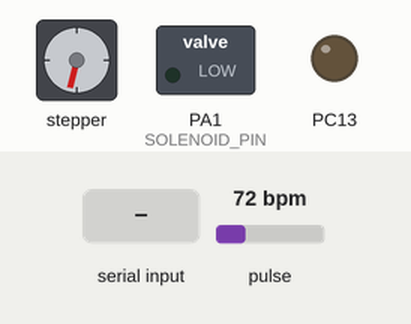
Bench run of a program on a simulated STM32 Blue Pill. On the bench: stepper motor, switched loads named in the program (green lamp = pin HIGH), output pins drawn as LEDs (lit = HIGH). Wiring (inferred from the names in the program): stepper motor driver (200 steps per turn assumed): step PB12; direction PB13; enable PB14. Dashed ring = blinking. Inputs (shaded band) come from the test bench; at power-on: pulse 72 bpm. Pins used as bus, display or sensor lines are not drawn.

Above: at 2.2 s.
2.3 s: pulse set to 42 bpm
At 2.69 s:
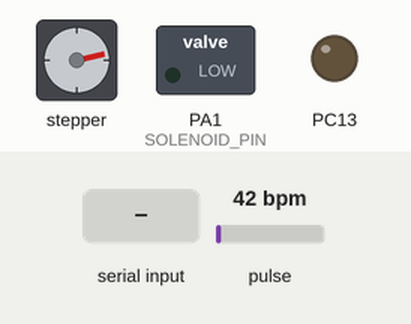
At 4.52 s:
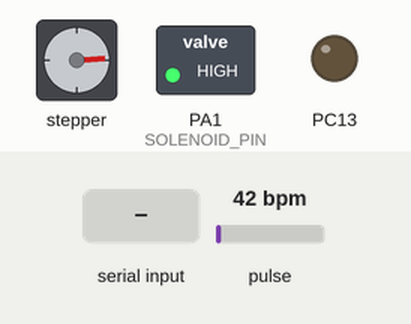
5.3 s: pulse set to 70 bpm
8.3 s: pulse set to 100 bpm
At 8.79 s:
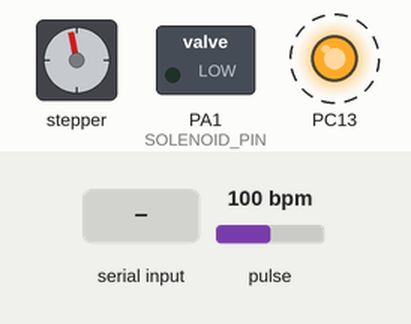
11.3 s: pulse set to 130 bpm
14.3 s: "<EMO:>" received over the second serial link
17.3 s: pulse set to 158 bpm
At 17.95 s:
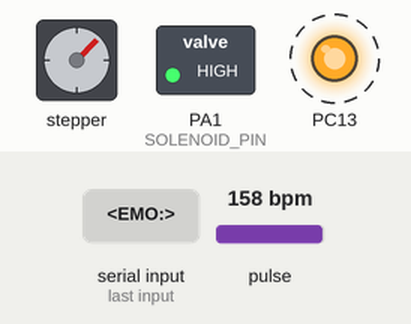
Timing chart, 0 to 24.7 s (numbered marks = the images above; inputs shaded):
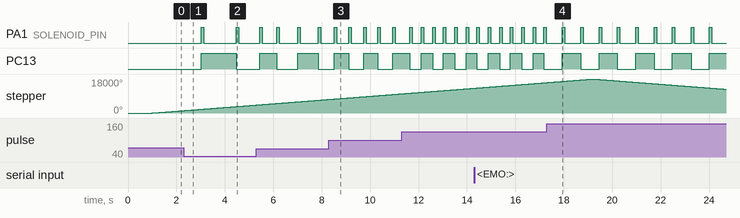

The program:

main.cpp
```cpp
/*
 * ============================================================
 *  心率 × 情绪 → 步进电机运动控制系统
 *  硬件：STM32F103 + MAX30102 心率传感器 + TB6600 步进驱动器 + 电磁铁
 *
 *  工作原理：
 *    1. MAX30102 实时采集心率 (BPM)
 *    2. PC 通过串口发送情绪标签 (如 anger / neutral / surprise 等)
 *    3. 根据 BPM 和情绪，计算步进电机的运动速度和重复次数
 *    4. 每次检测到心跳，触发电磁铁弹出 100ms (模拟心跳触感)
 *    5. 电机持续上行/下行往复，无需手指一直放在传感器上
 *
 *  串口格式：
 *    STM32 → PC：<W:波形值,B:BPM值,E:情绪>      例：<W:45.2,B:72.0,E:neutral>
 *    PC → STM32：<EMO:情绪标签>                   例：<EMO:anger>
 * ============================================================
 */

#include <Arduino.h>
#include <Wire.h>
#include <HardwareSerial.h>
#include <MAX30105.h>

// ============================================================
//  硬件实例
// ============================================================

// 使用 PA10(RX) / PA9(TX) 作为串口1，连接 PC
HardwareSerial Serial1(PA10, PA9);

// MAX30102 心率传感器实例
MAX30105 sensor;


// ============================================================
//  引脚定义
// ============================================================

// 电磁铁
#define SOLENOID_PIN  PA1   // 电磁铁控制引脚，HIGH=弹出，LOW=收回

// 步进电机 (接 TB6600 驱动器)
#define PUL_PIN  PB12       // 脉冲信号 → TB6600 PUL-
#define DIR_PIN  PB13       // 方向信号 → TB6600 DIR-
#define EN_PIN   PB14       // 使能信号 → TB6600 EN-（LOW=使能）

// STM32 板载 LED（用于心跳指示，每次检测到心跳翻转一次）
// PC13 已在 setup() 中设为 OUTPUT，此处无需 #define


// ============================================================
//  常量定义
// ============================================================

// 步进电机单程脉冲数
// 计算：行程 10cm，丝杆导程 8mm/圈，需 10cm/0.8cm = 12.5 圈
// TB6600 细分设为 800 步/圈，则单程 = 12.5 × 800 = 10000 脉冲
const long STEPS_PER_TRIP = 10000;

// STM32F103 定时器时钟频率 (72 MHz)
// 用于将"目标频率(Hz)"换算成 ARR 寄存器值
const uint32_t TIMER_CLOCK_HZ = 72000000;

// 电机最短单周期时间 (秒)，防止频率过高导致 ISR 来不及执行
// 对应最高 toggleFreq = (10000 / 2.0) * 2 = 10000 Hz，安全边际充足
const float MIN_CYCLE_TIME = 2.5;

// 电机最长单周期时间 (秒)，用于无人/异常心率时的默认慢速运动
const float MAX_CYCLE_TIME = 30.0;

// 电磁铁单次弹出持续时间 (毫秒)
const unsigned long SOLENOID_PULSE_MS = 100;


// ============================================================
//  全局变量 —— 电磁铁
// ============================================================

// 记录电磁铁应该自动关闭的时间戳 (millis)
// 上电初始为 0，第一帧 millis() > 0 会执行一次 LOW，无害
unsigned long solenoidOffTime = 0;


// ============================================================
//  全局变量 —— 心率传感器
// ============================================================

long  lastBeatTime    = 0;      // 上次检测到心跳的时间戳 (ms)
float smoothedIR      = 0;      // IR 信号的指数平滑值（用于滤波）
int beatAvg = 75;               // BPM 平均值，初始为 75，后续根据实际测得的 BPM 更新
float lastSmoothedIR  = 0;      // 上一帧的平滑 IR 值（用于计算差分）
float currentBPM      = 0;      // 当前心率 (次/分钟)，0 表示尚未测得
bool  isPulseRising   = false;  // 标记当前是否处于脉搏上升沿阶段


// ============================================================
//  全局变量 —— 串口通信 & 情绪状态
// ============================================================

String serialBuffer  = "";        // 串口接收缓冲区（逐字符拼接）
String currentEmotion = "neutral"; // 当前情绪标签，默认 neutral


// ============================================================
//  全局变量 —— 步进电机 & 状态机
// ============================================================

// 状态机的三个状态
enum SystemState {
  STATE_IDLE,        // 空闲：等待心率数据，或一个完整动作周期结束后重新决策
  STATE_MOVING_UP,   // 上行中：电机正在向上运动
  STATE_MOVING_DOWN  // 下行中：电机正在向下归位
};
SystemState sysState = STATE_IDLE;  // 初始状态为空闲

// ISR 与主循环之间共享的变量，必须声明为 volatile（防止编译器优化掉）
volatile long stepsRemaining = 0;    // 当前单程还剩多少脉冲未发出
volatile bool motionComplete = false; // ISR 通知主循环：单程已走完
volatile bool pulseState     = false; // 当前脉冲引脚的电平状态（true=高，false=低）

int   targetCycles    = 0;    // 当前决策锁定的往复次数（1 或 2）
float currentCycleTime = 6.0; // 当前决策锁定的单周期时长（秒），上下各占一半

// 记录上一次决策时是否处于"无人/默认慢速"模式
// 用于在每次下行结束时判断模式是否切换，若切换则立即重新决策
bool wasDefaultMode = true;

// 硬件定时器指针（使用 TIM2）
HardwareTimer *stepperTimer;


// ============================================================
//  工具函数：浮点数线性映射
//  将 x 从 [in_min, in_max] 线性映射到 [out_min, out_max]
//  等价于 Arduino 内置 map()，但支持浮点数
// ============================================================
float mapFloat(float x, float in_min, float in_max, float out_min, float out_max) {
  return (x - in_min) * (out_max - out_min) / (in_max - in_min) + out_min;
}


// ============================================================
//  定时器中断服务函数 (ISR)
//  每次定时器溢出时自动调用，负责在后台持续发送脉冲给 TB6600
//
//  原理：每次 ISR 翻转一次 PUL 引脚电平
//        高→低→高→低... 每两次翻转 = 一个完整脉冲
//        TB6600 在上升沿或下降沿计步（取决于接线），此处在下降沿计数
//
//  注意：ISR 内禁止使用 digitalWrite（太慢），直接操作 GPIOB 寄存器
//        BSRR 寄存器写入对应位 → 置高
//        BRR  寄存器写入对应位 → 拉低
// ============================================================
void stepperISR() {
  if (stepsRemaining > 0) {
    // 翻转脉冲状态
    pulseState = !pulseState;

    if (pulseState) {
      GPIOB->BSRR = GPIO_PIN_12;  // PB12 置高（上升沿）
    } else {
      GPIOB->BRR = GPIO_PIN_12;   // PB12 拉低（下降沿）
      stepsRemaining--;            // 下降沿完成，计为一个完整脉冲
    }
  } else if (!motionComplete) {
    // 脉冲发完，停止定时器，通知主循环
    // !motionComplete 防止重复触发（定时器停止前可能还有一次中断挂起）
    stepperTimer->pause();
    motionComplete = true;
  }
}


// ============================================================
//  串口解析函数
//  非阻塞地读取串口缓冲区，解析来自 PC 的情绪指令
//  指令格式：<EMO:情绪标签>  例：<EMO:anger>
//  < 表示帧开始，> 表示帧结束
// ============================================================
void processSerial() {
  while (Serial1.available() > 0) {
    char c = Serial1.read();
    if (c == '<') {
      serialBuffer = "";                          // 遇到 < 清空缓冲，开始新帧
    } else if (c == '>') {
      if (serialBuffer.startsWith("EMO:")) {      // 帧结束，判断是否为情绪指令
        currentEmotion = serialBuffer.substring(4); // 提取情绪标签
        currentEmotion.trim();                    // 去除可能的空白/换行符
      }
    } else {
      serialBuffer += c;                          // 普通字符，追加到缓冲
    }
  }
}


// ============================================================
//  核心决策引擎
//  根据当前 BPM 和情绪，计算并锁定本次动作的速度和重复次数
//  结果写入全局变量 currentCycleTime 和 targetCycles
//
//  设计逻辑：
//    - BPM 决定基础速度因子 hr_factor（BPM 越高越快）
//    - 情绪决定叠加速度因子 emo_factor（激烈情绪更快）
//    - 最终周期时长 = 6.0 / (hr_factor × emo_factor)
//    - 硬限速：单周期不得低于 MIN_CYCLE_TIME 秒（防止频率过高卡死）
// ============================================================
void calculateMotionParameters() {

  // —— 情况1：心率极高（>130 BPM），渐变过渡到最慢速，避免突变 ——
  if (currentBPM > 130) {
    float hr_factor = mapFloat(currentBPM, 130, 160, 0.25, 0.1);
    if (hr_factor < 0.1) hr_factor = 0.1;          // 底限保护
    currentCycleTime = 6.0 / hr_factor;
    if (currentCycleTime > MAX_CYCLE_TIME) currentCycleTime = MAX_CYCLE_TIME;
    targetCycles = 1;
    return;
  }

  // —— 情况2：心率极低/无人（<40 BPM），执行默认慢速待机运动 ——
  if (currentBPM < 40) {
    currentCycleTime = MAX_CYCLE_TIME;  // 30 秒一个完整周期，非常缓慢
    targetCycles = 1;
    return;
  }

  // —— 情况3：正常心率范围（40~130 BPM），计算 hr_factor ——
  // hr_factor 越大 → cycleTime 越小 → 电机越快
  float hr_factor = 1.0;
  if (currentBPM >= 40 && currentBPM <= 60) {
    hr_factor = 2.0;                                          // 低心率：慢速（因子大=cycleTime小=快？）
  } else if (currentBPM > 60 && currentBPM < 80) {
    hr_factor = mapFloat(currentBPM, 60, 80, 2.0, 1.0);      // 60~80：线性从快到标准
  } else if (currentBPM >= 80 && currentBPM <= 90) {
    hr_factor = 1.0;                                          // 80~90：标准速度
  } else if (currentBPM > 90 && currentBPM <= 130) {
    hr_factor = mapFloat(currentBPM, 90, 130, 1.0, 0.25);    // 90~130：线性从标准到快
  }

  // —— 情绪因子 & 重复次数 ——
  // emo_factor 越大 → cycleTime 越小 → 电机越快
  // cycles：某些情绪需要连续执行两个往复周期再重新采样
  float emo_factor = 1.0;
  int   cycles     = 1;

  if      (currentEmotion == "anger"    || currentEmotion == "fear")    { emo_factor = 2.0; cycles = 2; }
  else if (currentEmotion == "contempt" || currentEmotion == "disgust") { emo_factor = 1.5; cycles = 1; }
  else if (currentEmotion == "neutral")                                  { emo_factor = 1.0; cycles = 1; }
  else if (currentEmotion == "happiness"|| currentEmotion == "sadness") { emo_factor = 0.7; cycles = 1; }
  else if (currentEmotion == "surprise" || currentEmotion == "surpris") { emo_factor = 0.5; cycles = 2; }

  // —— 融合计算最终周期时长 ——
  currentCycleTime = 6.0 / (hr_factor * emo_factor);

  // —— 机械安全限速：单周期不得低于 MIN_CYCLE_TIME 秒 ——
  // 防止 toggleFreq 过高导致 ISR 来不及执行而卡死
  if (currentCycleTime < MIN_CYCLE_TIME) {
    currentCycleTime = MIN_CYCLE_TIME;
  }

  targetCycles = cycles;
}


// ============================================================
//  启动单程运动
//  isUp = true  → 上行（DIR 高电平）
//  isUp = false → 下行（DIR 低电平）
//
//  关键步骤顺序（顺序不能乱！）：
//    1. pause()           先停定时器，确保 setOverflow 时定时器不在运行
//    2. delayMicroseconds 给 TB6600 的 DIR 信号足够的建立时间（≥5μs）
//    3. 切换 DIR 方向
//    4. 原子操作重置所有状态变量
//    5. 直接写 ARR 寄存器设置频率（绕开 HardwareTimer 避免误触发中断）
//    6. resume() 启动定时器
// ============================================================
void startTrip(bool isUp) {
  // 步骤1：先停定时器，不依赖 ISR 里的 pause()
  stepperTimer->pause();

  // 步骤2：等待 TB6600 确认最后一个脉冲，并为 DIR 切换提供建立时间
  delayMicroseconds(10);

  // 步骤3：切换方向
  digitalWrite(DIR_PIN, isUp ? HIGH : LOW);

  // 步骤4：原子操作，防止 ISR 在重置过程中介入
  noInterrupts();
  stepsRemaining = STEPS_PER_TRIP;  // 重置脉冲计数
  motionComplete = false;            // 清除完成标志
  pulseState     = false;            // 脉冲状态从 LOW 开始，保证第一个脉冲是完整的上升沿
  digitalWrite(PUL_PIN, LOW);        // 引脚电平与 pulseState 同步
  interrupts();

  // 步骤5：计算目标频率，直接写 TIM2 寄存器
  // 单程时间 = currentCycleTime / 2（上行或下行各占一半周期）
  // 每个完整脉冲需要两次 ISR 翻转（高+低），所以中断频率 = 脉冲数 / 单程时间 × 2
  float tripTime   = currentCycleTime / 2.0;
  float toggleFreq = (STEPS_PER_TRIP / tripTime) * 2.0;

  // 安全限幅（理论范围约 667Hz ~ 100kHz）
  if (toggleFreq > 100000) toggleFreq = 100000;
  if (toggleFreq < 1)      toggleFreq = 1;

  // 直接写 ARR 寄存器：ARR = (定时器时钟 / 目标频率) - 1
  // 不使用 setOverflow()，避免其内部触发更新事件导致 ISR 误触发
  // 不使用 TIM2->EGR = UG，避免更新事件唤醒已挂起的中断
  // TIM2->CNT = 0 只归零计数器，不产生任何事件
  TIM2->ARR = (uint32_t)(TIMER_CLOCK_HZ / toggleFreq) - 1;
  TIM2->CNT = 0;

  // 步骤6：启动定时器，ISR 开始在后台发脉冲
  stepperTimer->resume();
}


// ============================================================
//  初始化
// ============================================================
void setup() {
  // 板载 LED（心跳指示）
  pinMode(PC13, OUTPUT);

  // 电磁铁
  pinMode(SOLENOID_PIN, OUTPUT);
  digitalWrite(SOLENOID_PIN, LOW);  // 上电默认收回

  // 步进电机引脚
  pinMode(PUL_PIN, OUTPUT);
  pinMode(DIR_PIN, OUTPUT);
  pinMode(EN_PIN,  OUTPUT);
  digitalWrite(EN_PIN,  LOW);  // LOW = 使能驱动器
  digitalWrite(PUL_PIN, LOW);  // 脉冲引脚默认低电平

  // 串口（115200 波特率）
  Serial1.begin(115200);
  delay(1000);  // 等待串口稳定

  // 初始化 MAX30102
  Wire.begin();
  if (!sensor.begin(Wire, I2C_SPEED_FAST)) {
    Serial1.println("MAX30102 NOT FOUND!");
    while (1);  // 传感器未找到，死循环报错
  }
  // 参数：LED亮度=0x3F, 采样平均=8, LED模式=2(红+红外), 采样率=100Hz, 脉宽=411us, ADC量程=4096
  sensor.setup(0x3F, 8, 2, 100, 411, 4096);

  // 初始化硬件定时器 TIM2，绑定 ISR
  stepperTimer = new HardwareTimer(TIM2);
  stepperTimer->attachInterrupt(stepperISR);
  // 注意：此时不 resume()，等到第一次 startTrip() 才启动

  Serial1.println("System Ready.");
}


// ============================================================
//  主循环
//  完全非阻塞设计（除 delayMicroseconds(10) 外无任何阻塞操作）
//  每次 loop 约 10ms（delay(10) 决定），足够响应心率和串口事件
// ============================================================
void loop() {

  // ── 1. 解析来自 PC 的情绪指令 ──────────────────────────────
  processSerial();


  // ── 2. 读取心率传感器 ──────────────────────────────────────
  long rawIR      = sensor.getIR();
  bool validFinger = (rawIR > 50000);  // IR 值 > 50000 认为有手指放置
  float plotWave  = 0;                 // 发送给 PC 的波形值，无手指时为 0

  if (validFinger) {
    // 指数平滑滤波：新值权重 0.2，历史权重 0.8，平滑噪声同时保留趋势
    if (smoothedIR == 0) smoothedIR = rawIR;  // 首次初始化，避免从 0 爬升
    smoothedIR = smoothedIR * 0.8 + rawIR * 0.2;

    float diff = smoothedIR - lastSmoothedIR;  // 差分：正值=上升，负值=下降

    // 忽略幅度过大的跳变（通常是手指抖动噪声）
    if (abs(diff) <= 800) {
      // 检测上升沿：差分 > 15 且之前不在上升阶段
      if (diff > 15 && !isPulseRising) {
        isPulseRising = true;
      }
      // 检测峰值过后的下降沿：确认为一次完整心跳
      if (isPulseRising && diff < 0) {
        long delta = millis() - lastBeatTime;
        if (delta > 400) {  // 400ms 防抖，对应最高 150 BPM
          lastBeatTime = millis();
          currentBPM = 60000.0 / delta;  // 由两次心跳间隔换算为 BPM

          if (currentBPM > 40 && currentBPM < 160) {
            // 加权平均平滑 BPM，防止单次异常跳变影响控制
            beatAvg = (beatAvg * 3 + currentBPM) / 4;

            // 板载 LED 翻转，直观显示心跳
            digitalToggle(PC13);

            // 触发电磁铁弹出（模拟心跳触感）
            digitalWrite(SOLENOID_PIN, HIGH);
            solenoidOffTime = millis() + SOLENOID_PULSE_MS;
          }
        }
        isPulseRising = false;  // 本次心跳处理完毕，等待下一次上升沿
      }
    }

    // 将差分值限幅后作为波形数据发送给 PC（用于 UI 显示）
    plotWave = constrain(diff, -100, 100);
    lastSmoothedIR = smoothedIR;

  } else {
    // 手指离开：重置传感器状态，但保留 currentBPM
    // 保留 BPM 的目的：电机可以继续按最后一次测量值运动，不会突然停下
    smoothedIR    = 0;
    isPulseRising = false;
    currentBPM    = 0;    // ★ 新增这行：手指离开，BPM 立刻归零
  }

  // 向 PC 发送实时数据（无论有无手指都发送，维持 PC 端 UI 刷新）
  // 格式：<W:波形,B:BPM,E:情绪>
  Serial1.print("<W:");
  Serial1.print(plotWave, 1);
  Serial1.print(",B:");
  Serial1.print(currentBPM, 1);
  Serial1.println(">");


  // ── 3. 步进电机状态机 ──────────────────────────────────────
  switch (sysState) {

    case STATE_IDLE:
      // 只要曾经测到过心率（currentBPM > 0），就开始运动
      // 即使手指临时离开，也按最后一次 BPM 继续运行
        calculateMotionParameters();  // 决策：锁定速度和重复次数
        startTrip(true);              // 开始上行
        sysState = STATE_MOVING_UP;
      break;

    case STATE_MOVING_UP:
      // ISR 在后台倒计数，走完后置 motionComplete = true
      if (motionComplete) {
        startTrip(false);             // 上行完毕，开始下行归位
        sysState = STATE_MOVING_DOWN;
      }
      break;

    case STATE_MOVING_DOWN: {
      if (motionComplete) {
        targetCycles--;               // 本次完整往复完成，剩余次数减一

        // 检查模式是否切换（BPM 从 <40 变为 >=40，或反向）
        bool isDefaultMode = (currentBPM < 40);

        if (targetCycles > 0 && isDefaultMode == wasDefaultMode) {
          // 还有剩余周期，且模式未切换：继续同速上行
          startTrip(true);
          sysState = STATE_MOVING_UP;
        } else {
          // 周期跑完，或模式切换：回到 IDLE 重新决策
          wasDefaultMode = isDefaultMode;
          sysState = STATE_IDLE;
        }
      }
      break;
    }
  }


  // ── 4. 电磁铁自动收回 ──────────────────────────────────────
  // 非阻塞：每帧检查是否到达关闭时间
  if (solenoidOffTime > 0 && millis() > solenoidOffTime) {
    digitalWrite(SOLENOID_PIN, LOW);
    solenoidOffTime = 0;  // 清零，避免重复触发
  }


  // ── 5. 循环节拍控制 ────────────────────────────────────────
  // 10ms 延时：防止 I2C 总线被占满，同时控制串口发送频率
  // 对电机控制无影响（电机由定时器 ISR 在后台独立驱动）
  delay(10);
}
```

spo2_algorithm.cpp
```cpp
#include "spo2_algorithm.h"
#include <stdint.h>

void maxim_heart_rate_and_oxygen_saturation(
    uint32_t *irBuffer,
    int32_t bufferLength,
    uint32_t *redBuffer,
    int32_t *spo2,
    int8_t *validSPO2,
    int32_t *heartRate,
    int8_t *validHeartRate)
{
    *heartRate = 75;
    *spo2 = 98;
    *validHeartRate = 1;
    *validSPO2 = 1;
}
```

spo2_algorithm.h
```cpp
#ifndef SPO2_ALGORITHM_H
#define SPO2_ALGORITHM_H

#include <stdint.h>

void maxim_heart_rate_and_oxygen_saturation(
    uint32_t *irBuffer,
    int32_t bufferLength,
    uint32_t *redBuffer,
    int32_t *spo2,
    int8_t *validSPO2,
    int32_t *heartRate,
    int8_t *validHeartRate
);

#endif
```

Measured:
- after the input at 2.3 s, PA1 (SOLENOID_PIN): alternates HIGH for 0.10 s and LOW for 1.3 s, starting after 0.72 s
- after the input at 8.3 s, PA1 (SOLENOID_PIN): alternates HIGH for 0.10 s and LOW for 0.51 s, starting after 0.21 s; PC13: alternates HIGH for 0.60 s and LOW for 0.61 s, starting after 0.21 s
- after the input at 17.3 s, PA1 (SOLENOID_PIN): alternates HIGH for 0.10 s and LOW for 0.65 s, starting after 0.63 s; PC13: alternates HIGH for 0.76 s and LOW for 0.75 s, starting after 0.63 s
- by itself, PC13: alternates HIGH for 0.78 s and LOW for 0.85 s
